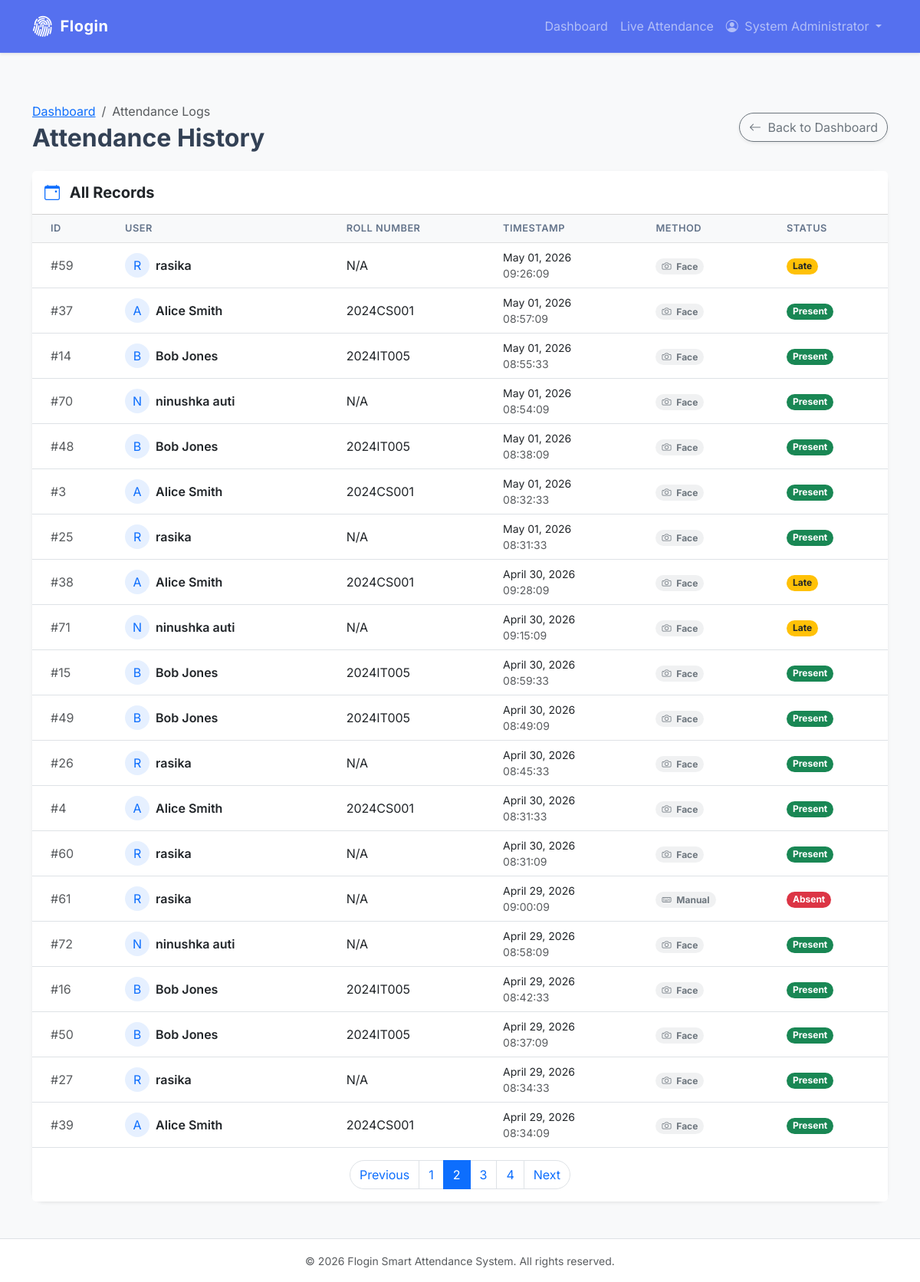
Screenshot of /admin/attendance?page=2 (signed in) with the database file from the repository.
### app/models.py (models this page shows, shortened)
class User(db.Model, UserMixin):
    id = db.Column(db.Integer, primary_key=True)
    name = db.Column(db.String(100), nullable=False)
    email = db.Column(db.String(120), unique=True, nullable=False)
    roll_number = db.Column(db.String(20), unique=True, nullable=True)
    department = db.Column(db.String(100), nullable=True)
    semester = db.Column(db.String(20), nullable=True)
    role = db.Column(db.String(20), nullable=False, default='student') # 'student', 'staff', 'admin'
    face_encoding_path = db.Column(db.String(255), nullable=True) # Path to the .pkl file
    created_at = db.Column(db.DateTime, default=datetime.utcnow)
    attendances = db.relationship('Attendance', backref='user', lazy=True)

class Attendance(db.Model):
    id = db.Column(db.Integer, primary_key=True)
    user_id = db.Column(db.Integer, db.ForeignKey('user.id'), nullable=False)
    timestamp = db.Column(db.DateTime, default=datetime.utcnow, nullable=False)
    method = db.Column(db.String(20), nullable=False, default='face') # 'face', 'manual'
    status = db.Column(db.String(20), nullable=False, default='present') # 'present', 'late'

### app/routes/admin.py (the view)
@admin_bp.route('/attendance')
def attendance():
    page = request.args.get('page', 1, type=int)
    records = Attendance.query.order_by(Attendance.timestamp.desc()).paginate(page=page, per_page=20)
    return render_template('admin/attendance.html', records=records)

### app/models.py (called while the page is built)
@login_manager.user_loader
def load_user(user_id):
    return User.query.get(int(user_id))

### app/routes/admin.py (called while the page is built)
@admin_bp.before_request
@login_required
def require_admin():
    if current_user.role != 'admin':
        flash('Admin access required.', 'danger')
        return redirect(url_for('auth.profile'))

### app/templates/admin/attendance.html (shortened to what this page needs)
{% extends "base.html" %}
{% block content %}
<div class="d-flex justify-content-between align-items-center mb-4">
    <div>
        <nav aria-label="breadcrumb">
            <ol class="breadcrumb mb-1">
                <li class="breadcrumb-item"><a href="{{ url_for('admin.dashboard') }}">Dashboard</a></li>
                <li class="breadcrumb-item active">Attendance Logs</li>
            </ol>
        </nav>
        <h2 class="fw-bold mb-0">Attendance History</h2>
    </div>
    <a href="{{ url_for('admin.dashboard') }}" class="btn btn-outline-secondary rounded-pill shadow-sm">
        <i class="bi bi-arrow-left me-1"></i> Back to Dashboard
    </a>
</div>
<div class="card shadow-sm border-0 rounded-4 mb-5">
    <div class="card-header bg-white py-3">
        <h5 class="mb-0 fw-bold text-dark"><i class="bi bi-calendar-event me-2 text-primary"></i> All Records</h5>
    </div>
    <div class="card-body p-0">
        <div class="table-responsive">
            <table class="table table-hover align-middle mb-0">
                <thead class="table-light">
                    <tr>
                        <th class="ps-4">ID</th>
                        <th>User</th>
                        <th>Roll Number</th>
                        <th>Timestamp</th>
                        <th>Method</th>
                        <th>Status</th>
                    </tr>
                </thead>
                <tbody>
                    {% for record in records.items %}
                    <tr>
                        <td class="ps-4 text-muted">#{{ record.id }}</td>
                        <td>
                            <div class="d-flex align-items-center">
                                <div class="bg-primary bg-opacity-10 text-primary rounded-circle p-2 me-2" style="width: 32px; height: 32px; display: flex; align-items: center; justify-content: center;">
                                    {{ record.user.name[0] | upper }}
                                </div>
                                <span class="fw-semibold">{{ record.user.name }}</span>
                            </div>
                        </td>
                        <td>{{ record.user.roll_number or 'N/A' }}</td>
                        <td>
                            <div class="small">{{ record.timestamp.strftime('%B %d, %Y') }}</div>
                            <div class="text-muted small">{{ record.timestamp.strftime('%H:%M:%S') }}</div>
                        </td>
                        <td>
                            <span class="badge bg-secondary bg-opacity-10 text-secondary rounded-pill px-2">
                                <i class="bi bi-{{ 'camera' if record.method == 'face' else 'keyboard' }} me-1"></i> {{ record.method | capitalize }}
                            </span>
                        </td>
                        <td>
                            {% if record.status == 'present' %}
                                <span class="badge bg-success rounded-pill px-2">Present</span>
                            {% elif record.status == 'late' %}
                                <span class="badge bg-warning text-dark rounded-pill px-2">Late</span>
                            {% else %}
                                <span class="badge bg-danger rounded-pill px-2">{{ record.status | capitalize }}</span>
                            {% endif %}
                        </td>
                    </tr>
                    {% endfor %}
                </tbody>
            </table>
        </div>
    </div>
    {% if records.pages > 1 %}
    <div class="card-footer bg-white border-0 py-3">
        <nav aria-label="Page navigation">
            <ul class="pagination justify-content-center mb-0">
                <li class="page-item {{ 'disabled' if not records.has_prev }}">
                    <a class="page-link rounded-start-pill" href="{{ url_for('admin.attendance', page=records.prev_num) }}">Previous</a>
                </li>
                {% for page_num in records.iter_pages(left_edge=1, right_edge=1, left_current=2, right_current=2) %}
                    {% if page_num %}
                        <li class="page-item {{ 'active' if page_num == records.page }}">
                            <a class="page-link" href="{{ url_for('admin.attendance', page=page_num) }}">{{ page_num }}</a>
                        </li>
                    {% else %}
                        <li class="page-item disabled"><span class="page-link">...</span></li>
                    {% endif %}
                {% endfor %}
                <li class="page-item {{ 'disabled' if not records.has_next }}">
                    <a class="page-link rounded-end-pill" href="{{ url_for('admin.attendance', page=records.next_num) }}">Next</a>
                </li>
            </ul>
        </nav>
    </div>
    {% endif %}
</div>
{% endblock %}

### app/templates/base.html (shortened to what this page needs)
<!DOCTYPE html>
<html lang="en">
<head>
    <link href="https://cdn.jsdelivr.net/npm/bootstrap@5.3.0/dist/css/bootstrap.min.css" rel="stylesheet">
    <link rel="stylesheet" href="https://cdn.jsdelivr.net/npm/bootstrap-icons@1.11.1/font/bootstrap-icons.css">
    <link rel="stylesheet" href="{{ url_for('static', filename='css/style.css') }}">
</head>
<body class="bg-light">
    <nav class="navbar navbar-expand-lg navbar-dark bg-primary shadow-sm glass-nav">
        <div class="container">
            <a class="navbar-brand fw-bold d-flex align-items-center" href="{{ url_for('auth.login') }}">
                <i class="bi bi-fingerprint me-2 fs-3"></i>
                Flogin
            </a>
            <div class="collapse navbar-collapse" id="navbarNav">
                <ul class="navbar-nav ms-auto">
                    {% if current_user.is_authenticated %}
                        {% if current_user.role == 'admin' %}
                            <li class="nav-item">
                                <a class="nav-link" href="{{ url_for('admin.dashboard') }}">Dashboard</a>
                            </li>
                            <li class="nav-item">
                                <a class="nav-link" href="{{ url_for('attendance.live') }}">Live Attendance</a>
                            </li>
                        {% endif %}
                        <li class="nav-item dropdown">
                            <a class="nav-link dropdown-toggle" href="#" id="navbarDropdown" role="button" data-bs-toggle="dropdown">
                                <i class="bi bi-person-circle me-1"></i> {{ current_user.name }}
                            </a>
                        </li>
                    {% endif %}
                </ul>
            </div>
        </div>
    </nav>
    <main class="container my-5 fade-in">
        {% block content %}{% endblock %}
    </main>
    <footer class="footer mt-auto py-3 bg-white border-top text-center text-muted">
        <div class="container">
            <small>&copy; 2026 Flogin Smart Attendance System. All rights reserved.</small>
        </div>
    </footer>
</body>
</html>

### app/static/css/style.css (style rules this page uses)
:root { --primary-color: #4361ee; --primary-hover: #3a56d4; --secondary-color: #3f37c9; --success-color: #4cc9f0; --dark-bg: #0f172a; --light-bg: #f8fafc; }
body { font-family: 'Inter', sans-serif; background-color: var(--light-bg); color: #334155; -webkit-font-smoothing: antialiased; }
.glass-nav { background: rgba(67, 97, 238, 0.9) !important; backdrop-filter: blur(10px); -webkit-backdrop-filter: blur(10px); border-bottom: 1px solid rgba(255, 255, 255, 0.1); }
.navbar-brand { letter-spacing: 0.5px; }
.card { transition: transform 0.3s ease, box-shadow 0.3s ease; }
.fade-in { animation: fadeIn 0.5s ease-in-out; }
.table th { font-weight: 600; color: #64748b; text-transform: uppercase; font-size: 0.8rem; letter-spacing: 0.5px; }
.table td { vertical-align: middle; }

### rows the page displays
User: name "System Administrator"
Attendance: id "59", user "R", user.name "rasika", user "N/A", timestamp "May 01, 2026", timestamp "09:26:09", method "Face", status "Late"
Attendance: id "37", user "A", user.name "Alice Smith", user "2024CS001", timestamp "May 01, 2026", timestamp "08:57:09", method "Face", status "Present"
Attendance: id "14", user "B", user.name "Bob Jones", user "2024IT005", timestamp "May 01, 2026", timestamp "08:55:33", method "Face", status "Present"
Attendance: id "70", user "N", user.name "ninushka auti", user "N/A", timestamp "May 01, 2026", timestamp "08:54:09", method "Face", status "Present"
Attendance: id "48", user "B", user.name "Bob Jones", user "2024IT005", timestamp "May 01, 2026", timestamp "08:38:09", method "Face", status "Present"
Attendance: id "3", user "A", user.name "Alice Smith", user "2024CS001", timestamp "May 01, 2026", timestamp "08:32:33", method "Face", status "Present"
Attendance: id "25", user "R", user.name "rasika", user "N/A", timestamp "May 01, 2026", timestamp "08:31:33", method "Face", status "Present"
Attendance: id "38", user "A", user.name "Alice Smith", user "2024CS001", timestamp "April 30, 2026", timestamp "09:28:09", method "Face", status "Late"
Attendance: id "71", user "N", user.name "ninushka auti", user "N/A", timestamp "April 30, 2026", timestamp "09:15:09", method "Face", status "Late"
Attendance: id "15", user "B", user.name "Bob Jones", user "2024IT005", timestamp "April 30, 2026", timestamp "08:59:33", method "Face", status "Present"
Attendance: id "49", user "B", user.name "Bob Jones", user "2024IT005", timestamp "April 30, 2026", timestamp "08:49:09", method "Face", status "Present"
Attendance: id "26", user "R", user.name "rasika", user "N/A", timestamp "April 30, 2026", timestamp "08:45:33", method "Face", status "Present"
Attendance: id "4", user "A", user.name "Alice Smith", user "2024CS001", timestamp "April 30, 2026", timestamp "08:31:33", method "Face", status "Present"
Attendance: id "60", user "R", user.name "rasika", user "N/A", timestamp "April 30, 2026", timestamp "08:31:09", method "Face", status "Present"
Attendance: id "61", user "R", user.name "rasika", user "N/A", timestamp "April 29, 2026", timestamp "09:00:09", method "Manual", status "Absent"
Attendance: id "72", user "N", user.name "ninushka auti", user "N/A", timestamp "April 29, 2026", timestamp "08:58:09", method "Face", status "Present"
Attendance: id "16", user "B", user.name "Bob Jones", user "2024IT005", timestamp "April 29, 2026", timestamp "08:42:33", method "Face", status "Present"
Attendance: id "50", user "B", user.name "Bob Jones", user "2024IT005", timestamp "April 29, 2026", timestamp "08:37:09", method "Face", status "Present"
Attendance: id "27", user "R", user.name "rasika", user "N/A", timestamp "April 29, 2026", timestamp "08:34:33", method "Face", status "Present"
Attendance: id "39", user "A", user.name "Alice Smith", user "2024CS001", timestamp "April 29, 2026", timestamp "08:34:09", method "Face", status "Present"

### other values shown
{{ page_num }} "1" "2" "3" "4"
